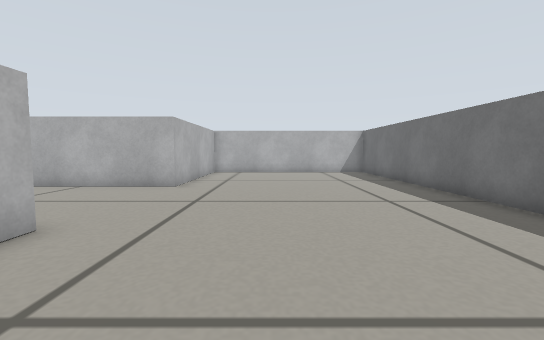
View 1 (above)

23 first-person views from a walk through a world built for the Gazebo simulator. The camera is 0.26 m above the floor, tilts 4° down and sees 90° across. The floor is counted in squares, 0.2 m on a side. Each view is taken from the middle of a square. On the plan, view 1 faces up. The plan holds only what a view shows up to about 13 squares ahead; the rest is blank.

View 2
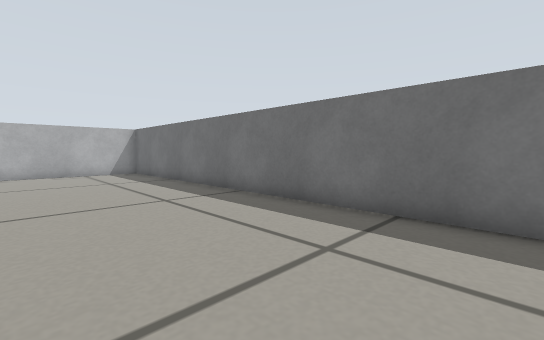

View 3
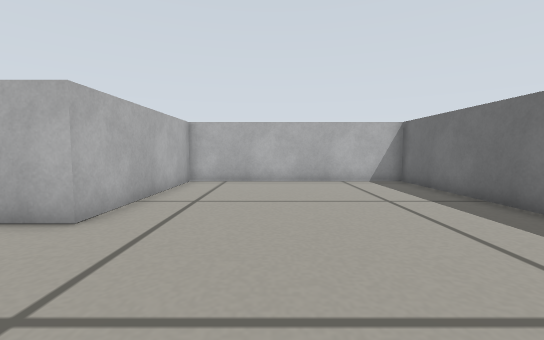

View 4
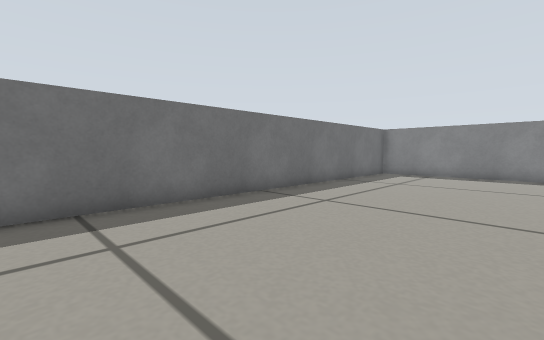

View 5
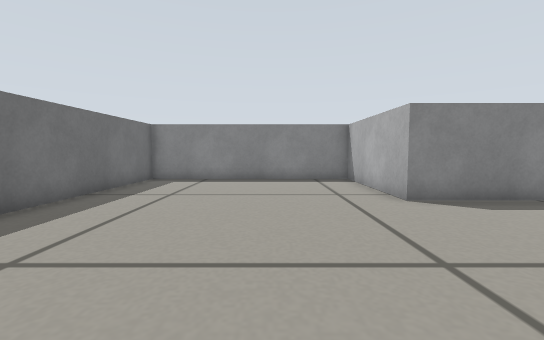

View 6
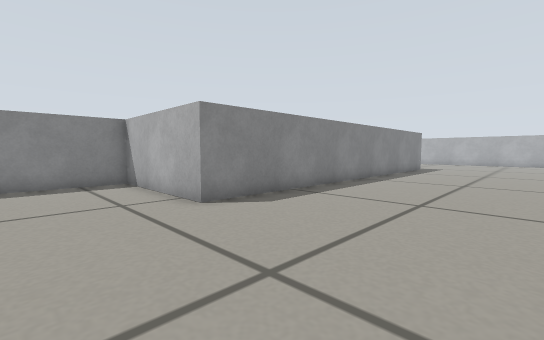

View 7
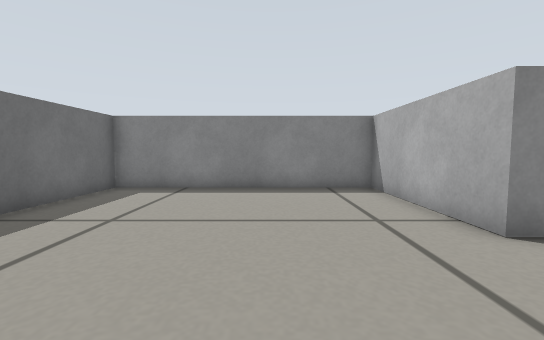

View 8
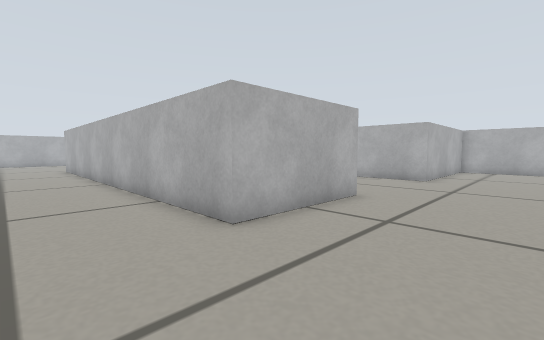

View 9
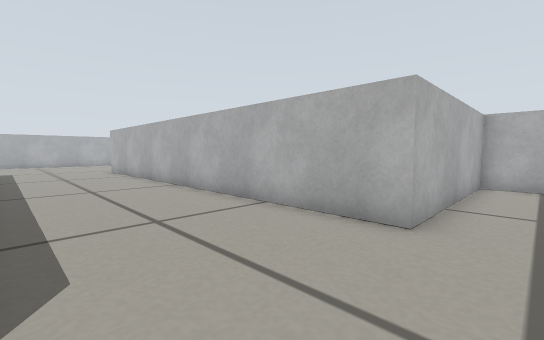

View 10
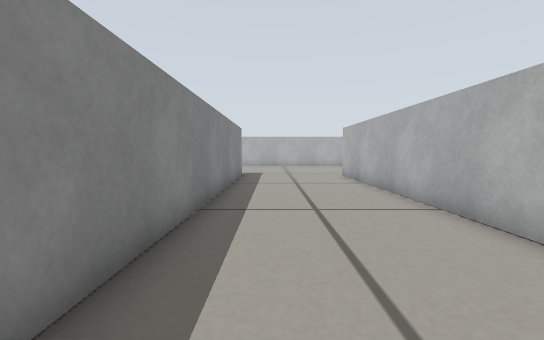

View 11
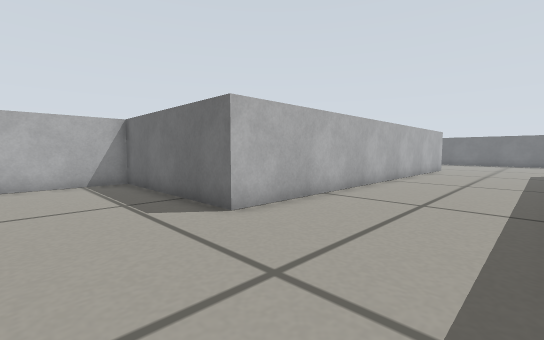

View 12
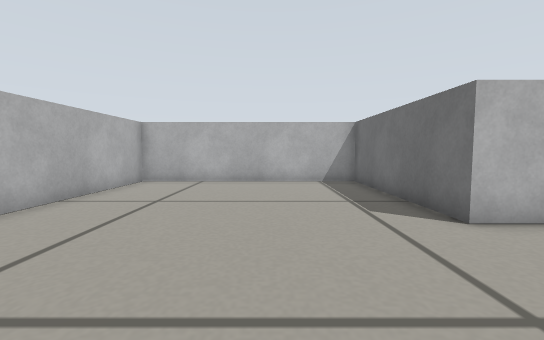

View 13
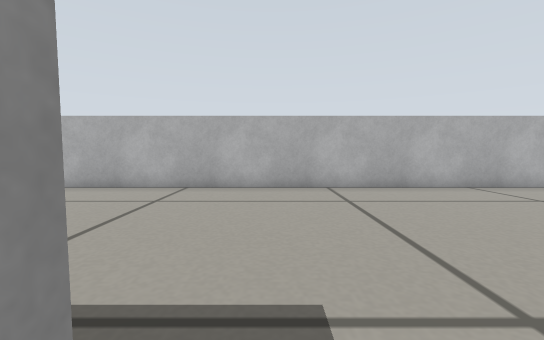

View 14
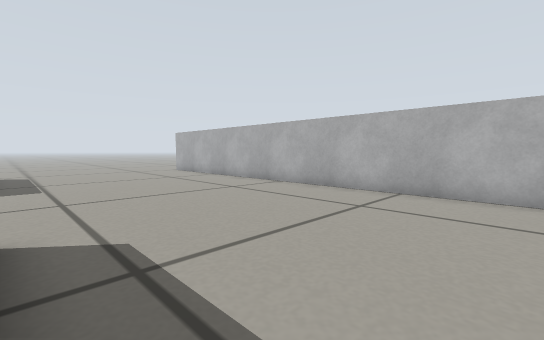

View 15
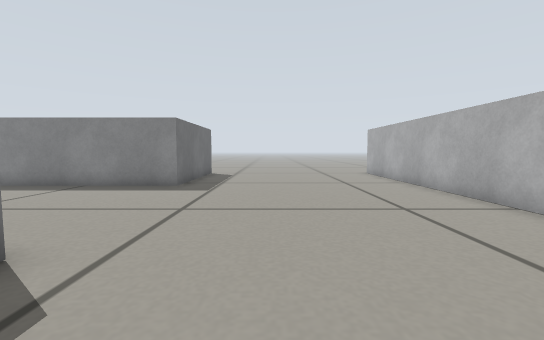

View 16
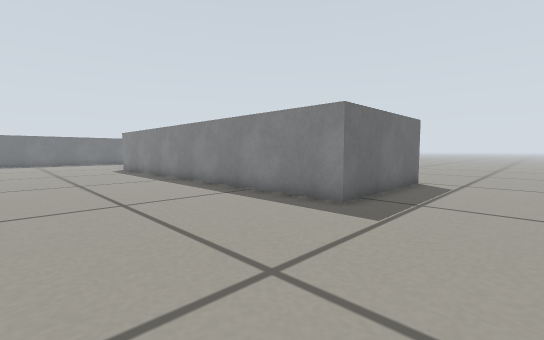

View 17
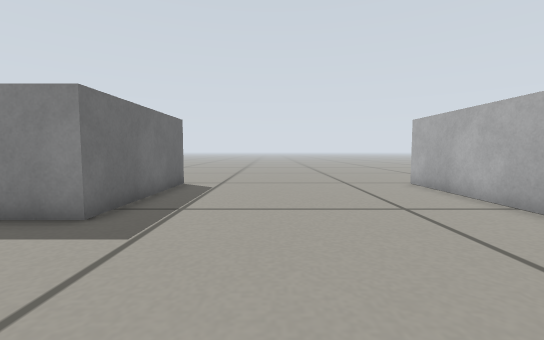

View 18
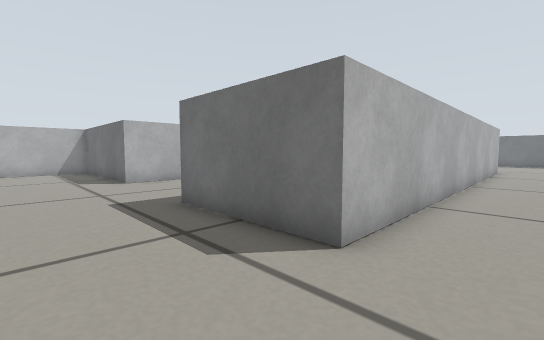

View 19
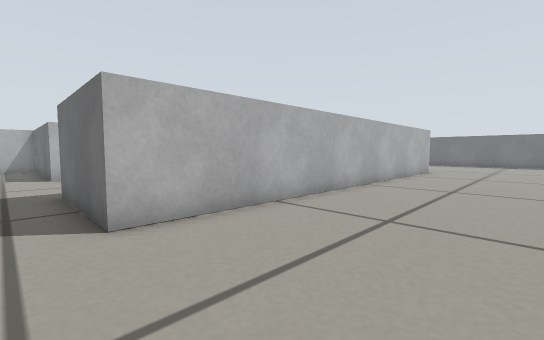

View 20
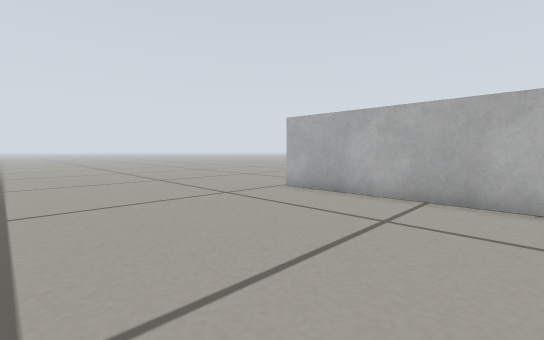

View 21
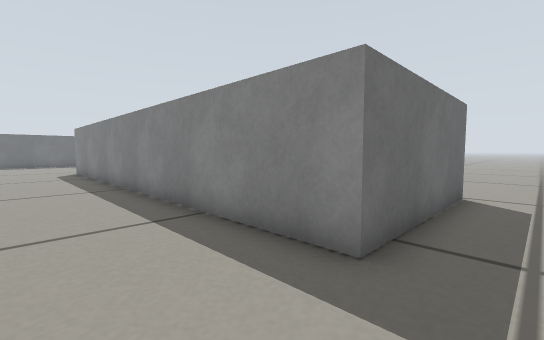

View 22
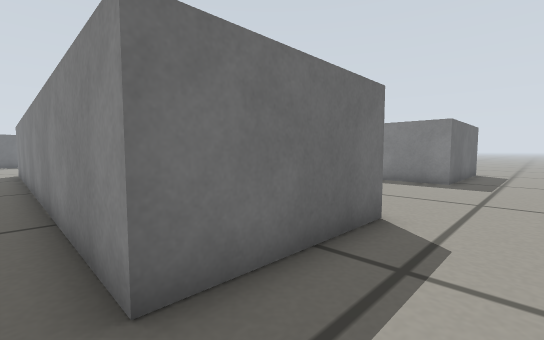

View 23
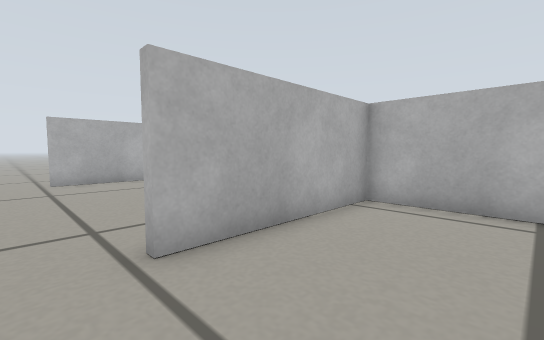

### Floor plan
Points are (right, up) in squares from view 1. A wall is a line through its corners. A room is listed if a view was taken in it or the views show most of it. See-through windows are left out.
Room 1 (views 1, 2, 3, 4, 5, 6, 7, 8, 9)
walls: (-3.8, 3.4) (-3.8, -0.1); (-3.5, -7) (-3.5, -12.5) (5.5, -12.5) (5.5, 16.5) (-3.5, 16.5) (-3.5, 9.8)
ways out: opening at (-2.3, 6) to room 2; opening at (-2.2, -4.5) to room 2
Room 2 (views 10, 11, 12, 13, 14, 15, 16, 17, 18, 19, 20, 21, 22)
walls: (-20.5, -12.9) (-20.5, -7) (-3.5, -7); (-3.8, -0.1) (-20.8, -0.1) (-20.8, 4.4) (-5.3, 4.4); (-3.8, 4.4) (-3.8, 3.4); (-3.5, 9.8) (-20.5, 9.8) (-20.5, 16.5) (-29.5, 16.5) (-29.5, -12.7)
ways out: opening at (-2.3, 6) to room 1; opening at (-2.2, -4.5) to room 1; opening at (-20, -13.5) to room 3; opening at (-30, -13.5)
Room 3 (view 23)
walls: (-16.9, -7.2) (-20.2, -7.2) (-20.2, -12.8)
ways out: opening at (-20, -13.5) to room 2

Positions as (right, up) in squares from view 1, and headings:
1: (0, 0), facing up
2: (0, 0), facing up-right
3: (0, 5), facing up
4: (-1, 3), facing down-right
5: (0, 0), facing down
6: (0, -1), facing down-left
7: (0, -3), facing down
8: (0, -3), facing up-left
9: (-2, 5), facing up-left
10: (-6, 6), facing left
11: (-24, 5), facing up-right
12: (-24, 5), facing up
13: (-20, 5), facing left
14: (-21, 5), facing down-left
15: (-24, 3), facing down
16: (-24, -1), facing down-right
17: (-24, -2), facing down
18: (-24, -2), facing up-right
19: (-22, -5), facing up-right
20: (-22, -6), facing down-left
21: (-22, -4), facing down-right
22: (-23, 5), facing down-right
23: (-17, -14), facing up-left
